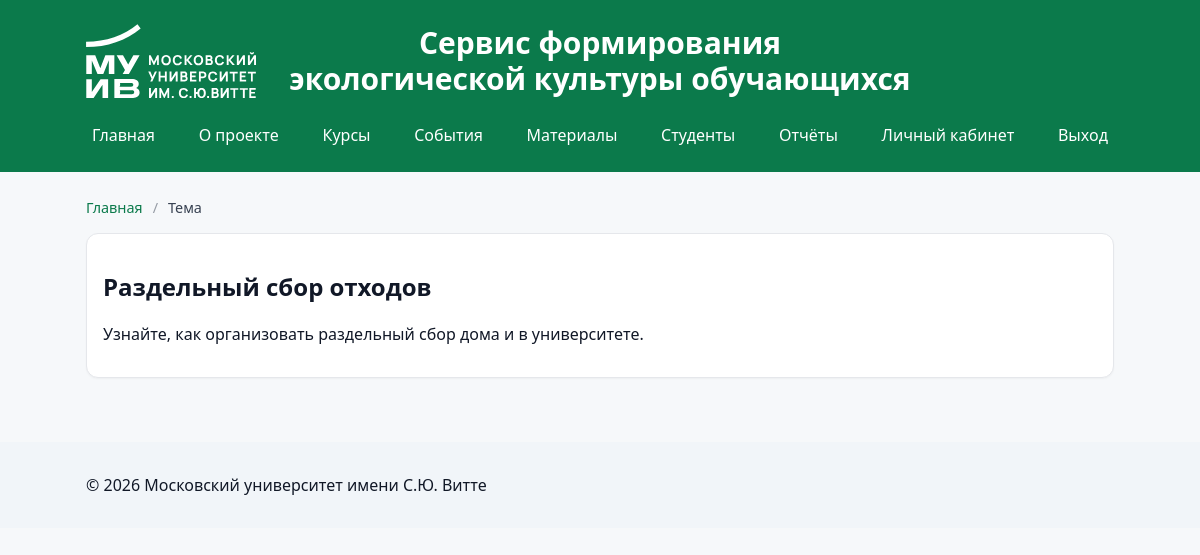
Screenshot of /learning_view.php?id=2 (signed in) with the database file from the repository.
### tables this page shows
CREATE TABLE `courses` (
  `id` int(11) NOT NULL,
  `title` varchar(200) NOT NULL,
  `short_desc` varchar(500) DEFAULT NULL,
  `content` mediumtext,
  `created_at` timestamp NULL DEFAULT CURRENT_TIMESTAMP
);

### includes/helpers.php (called while the page is built, shortened)
<?php
function h($s){return htmlspecialchars($s ?? '', ENT_QUOTES, 'UTF-8');}

### public/learning_view.php (the view, shortened to what this page needs)
<?php
require_once __DIR__ . '/../includes/header.php';
require_once __DIR__ . '/../includes/helpers.php';
$id = (int)($_GET['id'] ?? 0);
$pdo = db();
$stmt = $pdo->prepare("SELECT id, title, content FROM courses WHERE id = ?");
$stmt->execute([$id]);
$course = $stmt->fetch();
  ?>
<div class="card">
  <h2><?php echo h($course['title']); ?></h2>
  <div><?php echo $course['content'];  ?></div>
</div>
<?php require_once __DIR__ . '/../includes/footer.php'; ?>

### public/style.css (style rules this page uses)
* { box-sizing:border-box }
body { margin:0;font-family:system-ui,-apple-system,Segoe UI,Roboto,Ubuntu,'Helvetica Neue',Arial,sans-serif;background:#f6f8fa;color:#111827 }
.card { background:#fff;border:1px solid #e5e7eb;border-radius:12px;padding:16px;margin:16px 0;box-shadow:0 1px 2px rgba(0,0,0,.04) }

### rows the page displays
courses: title "Раздельный сбор отходов", content "Узнайте, как организовать раздельный сбор дома и в университете."

### other values shown
$c['label'] "Главная"
$c['label'] "Тема"
